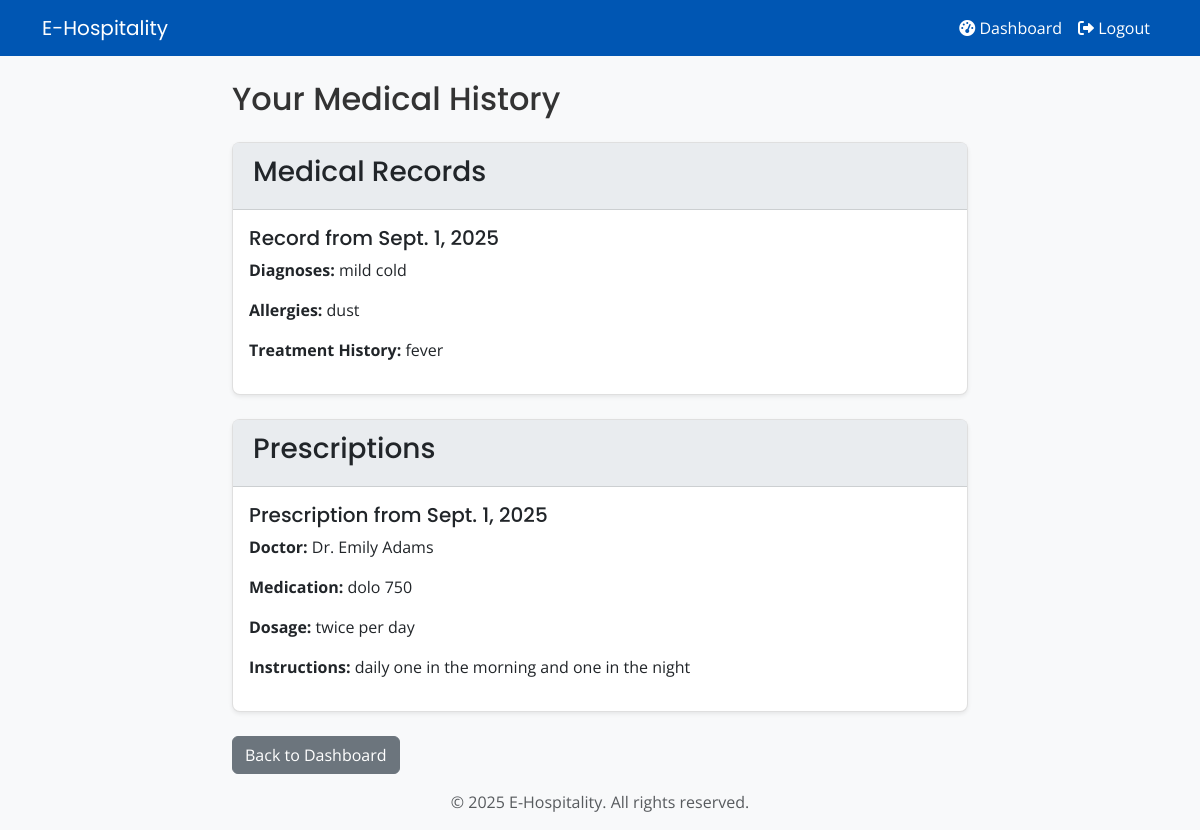
The app's page /core/history/medical/ (signed in) with its own data.
### core/models.py (models this page shows, shortened)
class MedicalRecord(models.Model):
    patient = models.ForeignKey(settings.AUTH_USER_MODEL, on_delete=models.CASCADE, related_name='medical_records')
    record_date = models.DateField(auto_now_add=True)
    diagnoses = models.TextField()
    allergies = models.TextField()
    treatment_history = models.TextField()

class Prescription(models.Model):
    patient = models.ForeignKey(settings.AUTH_USER_MODEL, on_delete=models.CASCADE, related_name='prescriptions')
    doctor = models.ForeignKey(settings.AUTH_USER_MODEL, on_delete=models.CASCADE, related_name='prescriptions_written')
    medication = models.CharField(max_length=100)
    dosage = models.CharField(max_length=100)
    instructions = models.TextField()
    prescription_date = models.DateField(auto_now_add=True)

class User(AbstractUser):
    ROLE_CHOICES = (
        ('PATIENT', 'Patient'),
        ('DOCTOR', 'Doctor'),
        ('ADMIN', 'Admin'),
    )
    role = models.CharField(max_length=10, choices=ROLE_CHOICES, default='PATIENT')

### core/views.py (the view)
# urls.py: path('history/medical/', views.medical_history, name='medical_history'),
@login_required
def medical_history(request):
    records = MedicalRecord.objects.filter(patient=request.user)
    prescriptions = Prescription.objects.filter(patient=request.user)
    context = {
        'records': records,
        'prescriptions': prescriptions
    }
    return render(request, 'history/medical_history.html', context)

### templates/history/medical_history.html (shortened to what this page needs)
{% extends 'base.html' %}
{% block content %}
<h2 class="mb-4">Your Medical History</h2>
<div class="card shadow-sm mb-4">
    <div class="card-header">
        <h3>Medical Records</h3>
    </div>
    <div class="card-body">
        {% for record in records %}
            <div class="mb-3">
                <h5 class="card-title">Record from {{ record.record_date }}</h5>
                <p><strong>Diagnoses:</strong> {{ record.diagnoses }}</p>
                <p><strong>Allergies:</strong> {{ record.allergies }}</p>
                <p><strong>Treatment History:</strong> {{ record.treatment_history }}</p>
            </div>
        {% empty %}
            <p class="text-muted">No medical records found.</p>
        {% endfor %}
    </div>
</div>
<div class="card shadow-sm">
    <div class="card-header">
        <h3>Prescriptions</h3>
    </div>
    <div class="card-body">
        {% for prescription in prescriptions %}
            <div class="mb-3">
                <h5 class="card-title">Prescription from {{ prescription.prescription_date }}</h5>
                <p><strong>Doctor:</strong> Dr. {{ prescription.doctor.first_name }} {{ prescription.doctor.last_name }}</p>
                <p><strong>Medication:</strong> {{ prescription.medication }}</p>
                <p><strong>Dosage:</strong> {{ prescription.dosage }}</p>
                <p><strong>Instructions:</strong> {{ prescription.instructions }}</p>
            </div>
        {% empty %}
            <p class="text-muted">No prescriptions found.</p>
        {% endfor %}
    </div>
</div>
<div class="mt-4">
    <a href="{% url 'patient_dashboard' %}" class="btn btn-secondary">Back to Dashboard</a>
</div>
{% endblock %}

### templates/base.html (shortened to what this page needs)
{% load static %}
<!DOCTYPE html>
<html lang="en">
<head>
    <link href="https://cdn.jsdelivr.net/npm/bootstrap@5.3.0/dist/css/bootstrap.min.css" rel="stylesheet">
    <link rel="stylesheet" href="https://cdn.jsdelivr.net/npm/flatpickr/dist/flatpickr.min.css">
    <link rel="stylesheet" href="https://cdnjs.cloudflare.com/ajax/libs/font-awesome/6.0.0-beta3/css/all.min.css" />
    <link rel="stylesheet" href="{% static 'css/custom.css' %}">
</head>
<body>
    <nav class="navbar navbar-expand-lg navbar-dark">
        <div class="container">
            <a class="navbar-brand" href="{% url 'home' %}">E-Hospitality</a>
            <div class="collapse navbar-collapse" id="navbarNav">
                <ul class="navbar-nav ms-auto">
                    {% if user.is_authenticated %}
                        <li class="nav-item">
                            {% if user.role == 'PATIENT' %}
                                <a class="nav-link" href="{% url 'patient_dashboard' %}"><i class="fas fa-tachometer-alt"></i> Dashboard</a>
                            {% elif user.role == 'DOCTOR' %}
                                <a class="nav-link" href="{% url 'doctor_dashboard' %}"><i class="fas fa-tachometer-alt"></i> Dashboard</a>
                            {% else %}
                                <a class="nav-link" href="/admin/"><i class="fas fa-user-shield"></i> Admin Dashboard</a>
                            {% endif %}
                        </li>
                        <li class="nav-item">
                            <form action="{% url 'logout' %}" method="post" class="d-inline">
                                <button type="submit" class="btn btn-link nav-link" style="color: white;"><i class="fas fa-sign-out-alt"></i> Logout</button>
                            </form>
                        </li>
                    {% endif %}
                </ul>
            </div>
        </div>
    </nav>
    <main class="container mt-4">
        <div class="row justify-content-center">
            <div class="col-md-8">
                {% block content %}
                {% endblock %}
            </div>
        </div>
    </main>
    <footer class="footer mt-auto py-3 bg-light">
        <div class="container text-center">
            <span class="text-muted">© 2025 E-Hospitality. All rights reserved.</span>
        </div>
    </footer>
</body>
</html>

### static/css/custom.css (style rules this page uses)
body { font-family: 'Open Sans', sans-serif; background-color: #f8f9fa; color: #333; }
h1, h2, h3, h4, h5, h6, .navbar-brand { font-family: 'Poppins', sans-serif; }
.navbar { background-color: #0056b3; }
.navbar-brand, .nav-link { color: #fff !important; }
.card { border: 1px solid rgba(0,0,0,.125); border-radius: .5rem; box-shadow: 0 .5rem 1rem rgba(0,0,0,.15); margin-bottom: 1.5rem; }
.card-header { background-color: #e9ecef; border-bottom: 1px solid rgba(0,0,0,.125); font-weight: bold; padding: .75rem 1.25rem; margin-bottom: 0; border-top-left-radius: calc(.5rem - 1px); border-top-right-radius: calc(.5rem - 1px); }

### records on screen
MedicalRecord: record_date "Sept. 1, 2025", diagnoses "mild cold", allergies "dust", treatment_history "fever"
Prescription: prescription_date "Sept. 1, 2025", doctor.first_name "Emily", doctor.last_name "Adams", medication "dolo 750", dosage "twice per day", instructions "daily one in the morning and one in the night"
